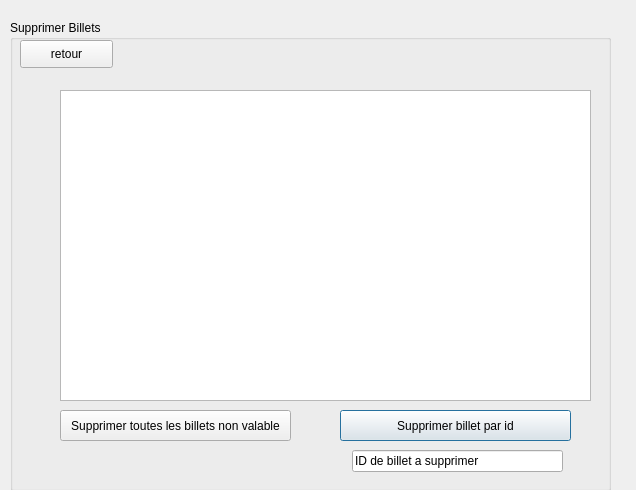
<?xml version="1.0" encoding="UTF-8"?>
<ui version="4.0">
 <class>Supprimer_Billets</class>
 <widget class="QDialog" name="Supprimer_Billets">
  <property name="geometry">
   <rect>
    <x>0</x>
    <y>0</y>
    <width>636</width>
    <height>490</height>
   </rect>
  </property>
  <property name="windowTitle">
   <string>Dialog</string>
  </property>
  <widget class="QGroupBox" name="groupBox">
   <property name="geometry">
    <rect>
     <x>10</x>
     <y>20</y>
     <width>601</width>
     <height>471</height>
    </rect>
   </property>
   <property name="title">
    <string>Supprimer Billets</string>
   </property>
   <widget class="QPushButton" name="supp_billets_select">
    <property name="geometry">
     <rect>
      <x>330</x>
      <y>390</y>
      <width>231</width>
      <height>31</height>
     </rect>
    </property>
    <property name="styleSheet">
     <string notr="true">background-image: url(:/new/prefix1/blue);</string>
    </property>
    <property name="text">
     <string>Supprimer billet par id</string>
    </property>
   </widget>
   <widget class="QPushButton" name="supp_billet_nonvalable">
    <property name="geometry">
     <rect>
      <x>50</x>
      <y>390</y>
      <width>231</width>
      <height>31</height>
     </rect>
    </property>
    <property name="styleSheet">
     <string notr="true">background-image: url(:/new/prefix1/blue);</string>
    </property>
    <property name="text">
     <string>Supprimer toutes les billets non valable</string>
    </property>
   </widget>
   <widget class="QPushButton" name="retour">
    <property name="geometry">
     <rect>
      <x>10</x>
      <y>20</y>
      <width>93</width>
      <height>28</height>
     </rect>
    </property>
    <property name="styleSheet">
     <string notr="true">background-image: url(:/new/prefix1/blue);</string>
    </property>
    <property name="text">
     <string>retour</string>
    </property>
   </widget>
   <widget class="QLineEdit" name="lineEdit">
    <property name="geometry">
     <rect>
      <x>342</x>
      <y>430</y>
      <width>211</width>
      <height>22</height>
     </rect>
    </property>
    <property name="text">
     <string>ID de billet a supprimer</string>
    </property>
   </widget>
   <widget class="QTableView" name="tableView">
    <property name="geometry">
     <rect>
      <x>50</x>
      <y>70</y>
      <width>531</width>
      <height>311</height>
     </rect>
    </property>
   </widget>
   <widget class="QLabel" name="label">
    <property name="geometry">
     <rect>
      <x>-10</x>
      <y>-15</y>
      <width>641</width>
      <height>481</height>
     </rect>
    </property>
    <property name="text">
     <string/>
    </property>
   </widget>
   <widget class="QLabel" name="label_2">
    <property name="geometry">
     <rect>
      <x>0</x>
      <y>-15</y>
      <width>621</width>
      <height>471</height>
     </rect>
    </property>
    <property name="text">
     <string/>
    </property>
   </widget>
   <zorder>label_2</zorder>
   <zorder>label</zorder>
   <zorder>supp_billets_select</zorder>
   <zorder>supp_billet_nonvalable</zorder>
   <zorder>retour</zorder>
   <zorder>lineEdit</zorder>
   <zorder>tableView</zorder>
  </widget>
 </widget>
 <resources/>
 <connections>
  <connection>
   <sender>retour</sender>
   <signal>clicked()</signal>
   <receiver>Supprimer_Billets</receiver>
   <slot>close()</slot>
   <hints>
    <hint type="sourcelabel">
     <x>59</x>
     <y>55</y>
    </hint>
    <hint type="destinationlabel">
     <x>7</x>
     <y>25</y>
    </hint>
   </hints>
  </connection>
 </connections>
</ui>
